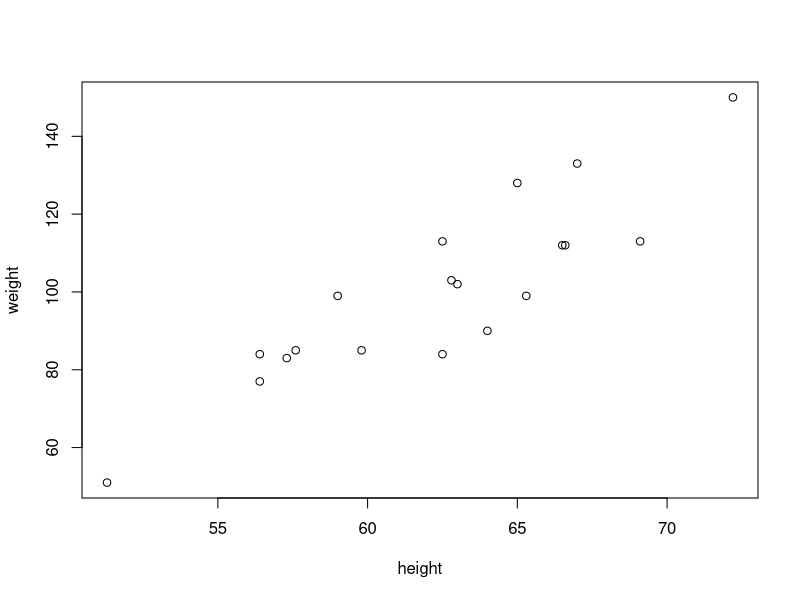
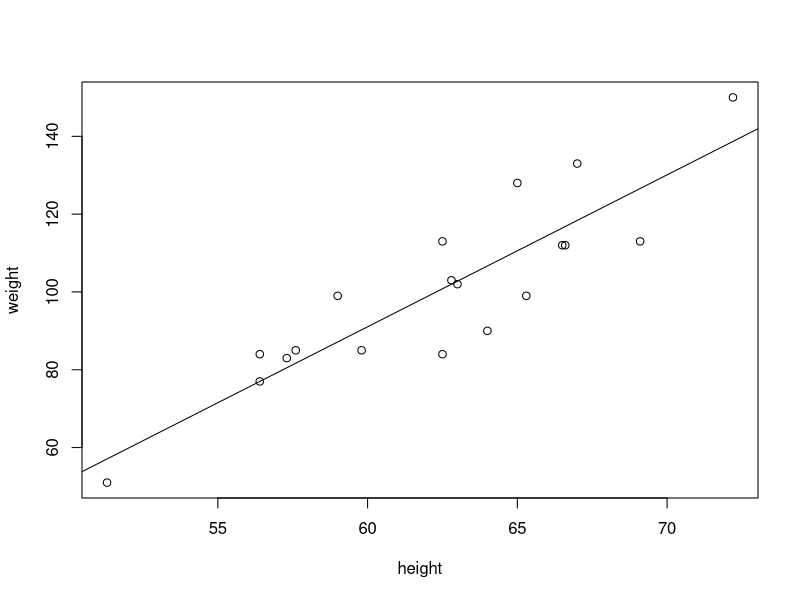

These figures' R source, in order:
# Example of regression model 

# linear regression is y = b_0 +b_1*x where b_0 is intercept and b_1 is the slope of the line
# least squares method is an error measure minimizes the residual: sum i=1 to n (y_i - (b_0+b_1*x_i))^2

# This example tries to generate a relationship between the height and weight of children

# Is there a correlation between the variables in question (ht and wt)?
# 1. Input data vectors

height <- c(69.1,56.4,65.3,62.8,63,57.3,59.8,62.5,62.5,59.0,51.3,64,56.4,66.5,72.2,65.0,67.0,57.6,66.6)

weight <- c(113,84,99,103,102,83,85,113,84,99,51,90,77,112,150,128,133,85,112)

# Visualize data
plot(height,weight)

# Determine correlation
cor(height,weight) # correlation between <-0.5 and >0.5 is moderate to strong
# Correlation does not imply causation

# 2. Fit the linear model
model <- lm(weight ~ height) # weight = slope* height +intercecpt

# 3. Explore results
#determine b0 (intercept) and b1 (slope) from model
model

# all attributes of the linear model
attributes(model)

# intercept
model$coefficients[1] # or model$coefficients[[1]]

# slope
model$coefficients[2] # or model$coefficients[[2]]

# residuals
residuals(model)

# visualize regression
plot(height,weight)
abline(model)

# Other regression models include logistic regression, 
#stepwise regression, mutlivariate adaptived regression splines (MARS),
#and other supervised regression learning algorithms

